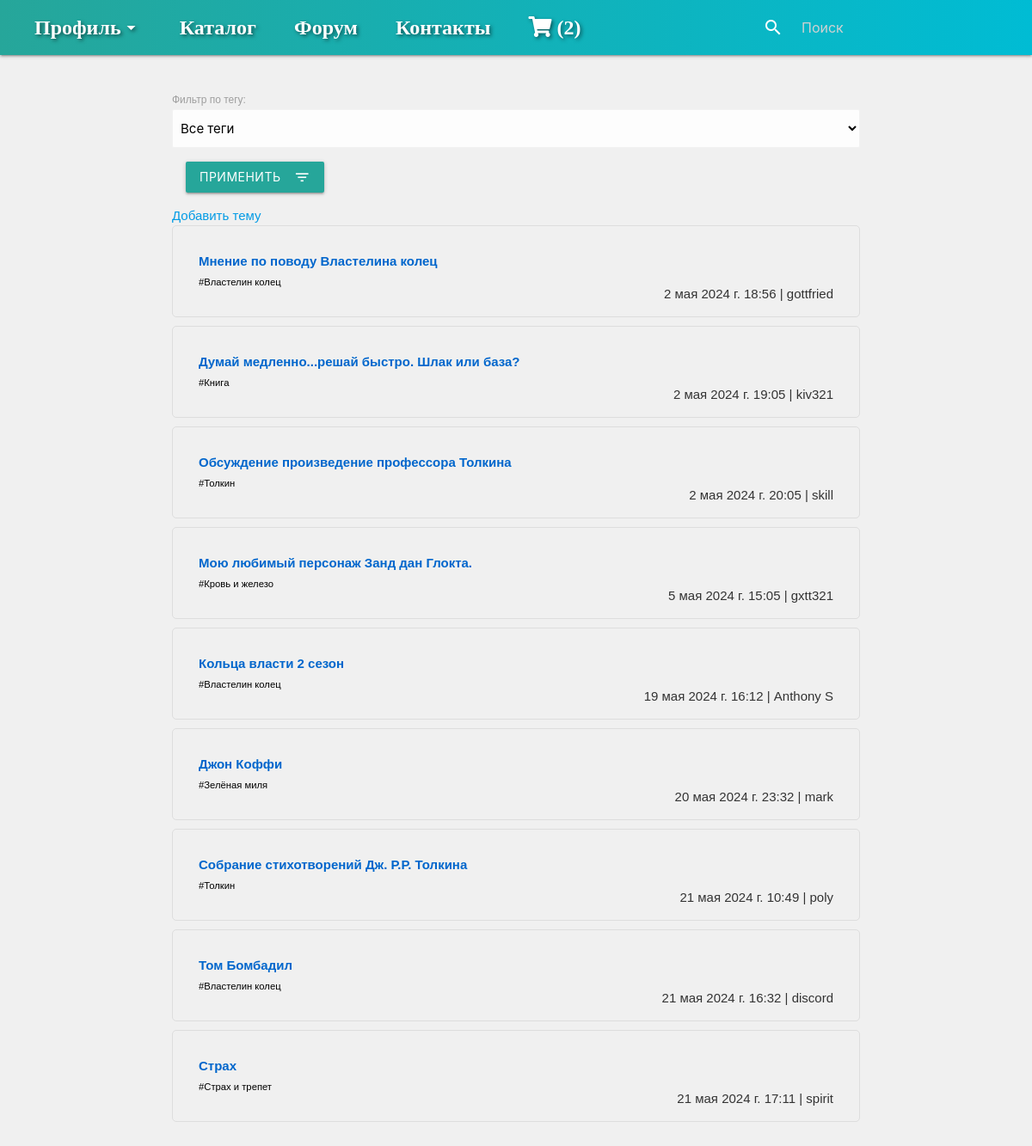
/forum/ (signed in), run on the app's committed database.
### shop_app/models.py (models this page shows, shortened)
class ForumTopic(models.Model):
    название = models.CharField(max_length=200)
    creator = models.ForeignKey(User, on_delete=models.CASCADE)
    created_at = models.DateTimeField(auto_now_add=True)
    тег = models.CharField(max_length=50)
    class Meta:
        verbose_name = 'Топик на форуме'
        verbose_name_plural = 'Топики на форуме'

### shop_app/views.py (the view)
# urls.py: path('forum/', forum_view, name='forum'),
def forum_view(request):
    topics = ForumTopic.objects.all()
    теги = ForumTopic.objects.values_list('тег', flat=True).distinct()
    тег_filter = request.GET.get('тег', '')
    return render(request, 'forum.html', {'topics': topics, 'теги': теги, 'тег_filter': тег_filter})

### shop_app/context_processors.py (called while the page is built)
def cart_count(request):
    cart_count = 0
    if request.user.is_authenticated:
        try:
            cart = Cart.objects.get(user=request.user)
            cart_count = cart.books.count()
        except Cart.DoesNotExist:
            pass
    return {'cart_count': cart_count}

### shop_app/templates/forum.html (shortened to what this page needs)
{% extends 'base.html' %}
{% block content %}
<div class="forum-container">
    <form method="get" action="{% url 'forum' %}" class="forum-filter-form">
        <label for="тег" class="forum-filter-label">Фильтр по тегу:</label>
        <select name="тег" id="тег" class="forum-filter-select" style="display: block;">
            <option value="" {% if not тег_filter %}selected{% endif %}>Все теги</option>
        </select>
        <button type="submit" class="btn waves-effect waves-light" style="margin: 2%;display: block; ">Применить<i class="material-icons right">filter_list</i></button>
    </form>
    <a href="{% url 'create_topic' %}" class="create-topic-button">Добавить тему</a>
    <div class="topics-list">
        {% for topic in topics %}
            {% if тег_filter and тег_filter == topic.тег or not тег_filter %}
                <div class="topic-item">
                    <a href="{% url 'topic_detail' topic_id=topic.id %}" class="topic-link">{{ topic.название }}</a><br>
                    <small style="color:black" >#{{ topic.тег }} </small>
                    <p style="float:right;">{{ topic.created_at }} | {{ topic.creator.username }}</p>
                </div>
            {% endif %}
        {% endfor %}
    </div>
</div>
{% endblock %}

### shop_app/templates/base.html (style rules this page uses)
body { font-family: 'Arial', sans-serif; margin: 0; padding: 0; color: #333; background-color: #f0f0f0; background-image: url('../../avatars//y-so-serious-white.png'); background-repeat: repeat; }
button[type="submit"] { display: none; }

### shop_app/templates/forum.html (style rules this page uses)
.forum-container { max-width: 800px; margin: 0 auto; animation: slideInUp 0.5s ease; }
.forum-filter-form { margin-top: 30px; animation: slideInLeft 0.5s ease; }
.topics-list { margin-bottom: 20px; }
.topic-item { border: 1px solid #ddd; padding: 30px; margin-bottom: 10px; border-radius: 5px; background-color: #f0f0f0; animation: slideInRight 0.5s ease; }
.topic-link { text-decoration: none; color: #0066cc; font-weight: bold; }

### data on the page
ForumTopic: название "Мнение по поводу Властелина колец", тег "Властелин колец", created_at "2 мая 2024 г. 18:56", creator.username "gottfried"
ForumTopic: название "Думай медленно...решай быстро. Шлак или база?", тег "Книга", created_at "2 мая 2024 г. 19:05", creator.username "kiv321"
ForumTopic: название "Обсуждение произведение профессора Толкина", тег "Толкин", created_at "2 мая 2024 г. 20:05", creator.username "skill"
ForumTopic: название "Мою любимый персонаж Занд дан Глокта.", тег "Кровь и железо", created_at "5 мая 2024 г. 15:05", creator.username "gxtt321"
ForumTopic: название "Кольца власти 2 сезон", тег "Властелин колец", created_at "19 мая 2024 г. 16:12", creator.username "Anthony S"
ForumTopic: название "Джон Коффи", тег "Зелёная миля", created_at "20 мая 2024 г. 23:32", creator.username "mark"
ForumTopic: название "Собрание стихотворений Дж. Р.Р. Толкина", тег "Толкин", created_at "21 мая 2024 г. 10:49", creator.username "poly"
ForumTopic: название "Том Бомбадил", тег "Властелин колец", created_at "21 мая 2024 г. 16:32", creator.username "discord"
ForumTopic: название "Страх", тег "Страх и трепет", created_at "21 мая 2024 г. 17:11", creator.username "spirit"

### other printed values
{{ cart_count }} "2"
